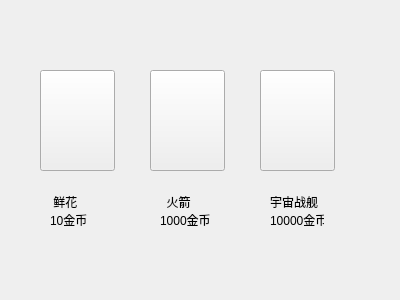
<?xml version="1.0" encoding="UTF-8"?>
<ui version="4.0">
 <class>Dialog</class>
 <widget class="QDialog" name="Dialog">
  <property name="geometry">
   <rect>
    <x>0</x>
    <y>0</y>
    <width>400</width>
    <height>300</height>
   </rect>
  </property>
  <property name="windowTitle">
   <string>Dialog</string>
  </property>
  <property name="styleSheet">
   <string notr="true"/>
  </property>
  <widget class="QPushButton" name="pushButton">
   <property name="geometry">
    <rect>
     <x>40</x>
     <y>70</y>
     <width>75</width>
     <height>101</height>
    </rect>
   </property>
   <property name="styleSheet">
    <string notr="true">border-image: url(:/res/flo.jpg);</string>
   </property>
   <property name="text">
    <string/>
   </property>
  </widget>
  <widget class="QPushButton" name="pushButton_2">
   <property name="geometry">
    <rect>
     <x>150</x>
     <y>70</y>
     <width>75</width>
     <height>101</height>
    </rect>
   </property>
   <property name="styleSheet">
    <string notr="true">border-image: url(:/res/rocket.png);</string>
   </property>
   <property name="text">
    <string/>
   </property>
  </widget>
  <widget class="QPushButton" name="pushButton_3">
   <property name="geometry">
    <rect>
     <x>260</x>
     <y>70</y>
     <width>75</width>
     <height>101</height>
    </rect>
   </property>
   <property name="styleSheet">
    <string notr="true">border-image: url(:/res/air.png);</string>
   </property>
   <property name="text">
    <string/>
   </property>
  </widget>
  <widget class="QLabel" name="label_3">
   <property name="geometry">
    <rect>
     <x>50</x>
     <y>190</y>
     <width>41</width>
     <height>41</height>
    </rect>
   </property>
   <property name="text">
    <string> 鲜花
10金币</string>
   </property>
  </widget>
  <widget class="QLabel" name="label_4">
   <property name="geometry">
    <rect>
     <x>160</x>
     <y>190</y>
     <width>51</width>
     <height>41</height>
    </rect>
   </property>
   <property name="text">
    <string>  火箭
1000金币</string>
   </property>
  </widget>
  <widget class="QLabel" name="label_2">
   <property name="geometry">
    <rect>
     <x>270</x>
     <y>190</y>
     <width>54</width>
     <height>41</height>
    </rect>
   </property>
   <property name="text">
    <string>宇宙战舰
10000金币</string>
   </property>
  </widget>
  <widget class="QPushButton" name="pushButton_4">
   <property name="geometry">
    <rect>
     <x>30</x>
     <y>30</y>
     <width>91</width>
     <height>201</height>
    </rect>
   </property>
   <property name="text">
    <string/>
   </property>
   <property name="default">
    <bool>true</bool>
   </property>
   <property name="flat">
    <bool>true</bool>
   </property>
  </widget>
  <widget class="QPushButton" name="pushButton_5">
   <property name="geometry">
    <rect>
     <x>144</x>
     <y>30</y>
     <width>91</width>
     <height>201</height>
    </rect>
   </property>
   <property name="text">
    <string/>
   </property>
   <property name="flat">
    <bool>true</bool>
   </property>
  </widget>
  <widget class="QPushButton" name="pushButton_6">
   <property name="geometry">
    <rect>
     <x>250</x>
     <y>30</y>
     <width>101</width>
     <height>201</height>
    </rect>
   </property>
   <property name="text">
    <string/>
   </property>
   <property name="flat">
    <bool>true</bool>
   </property>
  </widget>
 </widget>
 <resources/>
 <connections/>
</ui>
